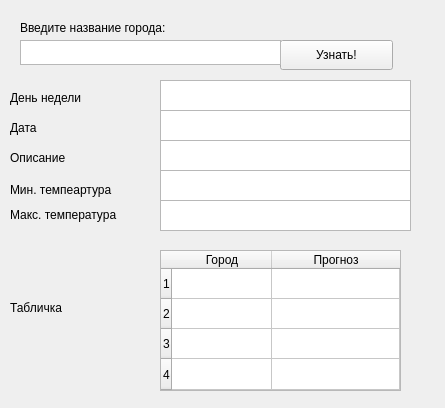
<?xml version="1.0" encoding="UTF-8"?>
<ui version="4.0">
 <class>MainWindow</class>
 <widget class="QMainWindow" name="MainWindow">
  <property name="geometry">
   <rect>
    <x>0</x>
    <y>0</y>
    <width>445</width>
    <height>408</height>
   </rect>
  </property>
  <property name="windowTitle">
   <string>Weather</string>
  </property>
  <widget class="QWidget" name="centralwidget">
   <widget class="QPushButton" name="pushButton">
    <property name="geometry">
     <rect>
      <x>280</x>
      <y>40</y>
      <width>113</width>
      <height>30</height>
     </rect>
    </property>
    <property name="text">
     <string>Узнать!</string>
    </property>
   </widget>
   <widget class="QPlainTextEdit" name="plainTextEdit">
    <property name="geometry">
     <rect>
      <x>20</x>
      <y>40</y>
      <width>261</width>
      <height>25</height>
     </rect>
    </property>
   </widget>
   <widget class="QLabel" name="label">
    <property name="geometry">
     <rect>
      <x>20</x>
      <y>20</y>
      <width>191</width>
      <height>16</height>
     </rect>
    </property>
    <property name="text">
     <string>Введите название города:</string>
    </property>
   </widget>
   <widget class="QTextEdit" name="textEdit_1">
    <property name="geometry">
     <rect>
      <x>160</x>
      <y>80</y>
      <width>251</width>
      <height>31</height>
     </rect>
    </property>
   </widget>
   <widget class="QTextEdit" name="textEdit_2">
    <property name="geometry">
     <rect>
      <x>160</x>
      <y>110</y>
      <width>251</width>
      <height>31</height>
     </rect>
    </property>
   </widget>
   <widget class="QTextEdit" name="textEdit_4">
    <property name="geometry">
     <rect>
      <x>160</x>
      <y>170</y>
      <width>251</width>
      <height>31</height>
     </rect>
    </property>
   </widget>
   <widget class="QTextEdit" name="textEdit_5">
    <property name="geometry">
     <rect>
      <x>160</x>
      <y>200</y>
      <width>251</width>
      <height>31</height>
     </rect>
    </property>
   </widget>
   <widget class="QTextEdit" name="textEdit_3">
    <property name="geometry">
     <rect>
      <x>160</x>
      <y>140</y>
      <width>251</width>
      <height>31</height>
     </rect>
    </property>
   </widget>
   <widget class="QLabel" name="label_2">
    <property name="geometry">
     <rect>
      <x>10</x>
      <y>90</y>
      <width>91</width>
      <height>16</height>
     </rect>
    </property>
    <property name="text">
     <string>День недели</string>
    </property>
   </widget>
   <widget class="QLabel" name="label_3">
    <property name="geometry">
     <rect>
      <x>10</x>
      <y>120</y>
      <width>60</width>
      <height>16</height>
     </rect>
    </property>
    <property name="text">
     <string>Дата</string>
    </property>
   </widget>
   <widget class="QLabel" name="label_4">
    <property name="geometry">
     <rect>
      <x>10</x>
      <y>150</y>
      <width>71</width>
      <height>16</height>
     </rect>
    </property>
    <property name="text">
     <string>Описание</string>
    </property>
   </widget>
   <widget class="QLabel" name="label_5">
    <property name="geometry">
     <rect>
      <x>10</x>
      <y>200</y>
      <width>131</width>
      <height>31</height>
     </rect>
    </property>
    <property name="text">
     <string>&lt;html&gt;&lt;head/&gt;&lt;body&gt;&lt;p&gt;Макс. температура&lt;/p&gt;&lt;/body&gt;&lt;/html&gt;</string>
    </property>
   </widget>
   <widget class="QLabel" name="label_6">
    <property name="geometry">
     <rect>
      <x>10</x>
      <y>180</y>
      <width>131</width>
      <height>20</height>
     </rect>
    </property>
    <property name="text">
     <string>Мин. темпеартура</string>
    </property>
   </widget>
   <widget class="QTableWidget" name="tableWidget">
    <property name="geometry">
     <rect>
      <x>160</x>
      <y>250</y>
      <width>241</width>
      <height>141</height>
     </rect>
    </property>
    <attribute name="horizontalHeaderShowSortIndicator" stdset="0">
     <bool>false</bool>
    </attribute>
    <attribute name="horizontalHeaderStretchLastSection">
     <bool>true</bool>
    </attribute>
    <attribute name="verticalHeaderStretchLastSection">
     <bool>true</bool>
    </attribute>
    <row>
     <property name="text">
      <string>1</string>
     </property>
    </row>
    <row>
     <property name="text">
      <string>2</string>
     </property>
    </row>
    <row>
     <property name="text">
      <string>3</string>
     </property>
    </row>
    <row>
     <property name="text">
      <string>4</string>
     </property>
    </row>
    <column>
     <property name="text">
      <string>Город</string>
     </property>
    </column>
    <column>
     <property name="text">
      <string>Прогноз</string>
     </property>
    </column>
   </widget>
   <widget class="QLabel" name="label_7">
    <property name="geometry">
     <rect>
      <x>10</x>
      <y>300</y>
      <width>81</width>
      <height>16</height>
     </rect>
    </property>
    <property name="text">
     <string>Табличка</string>
    </property>
   </widget>
  </widget>
 </widget>
 <resources/>
 <connections/>
</ui>
